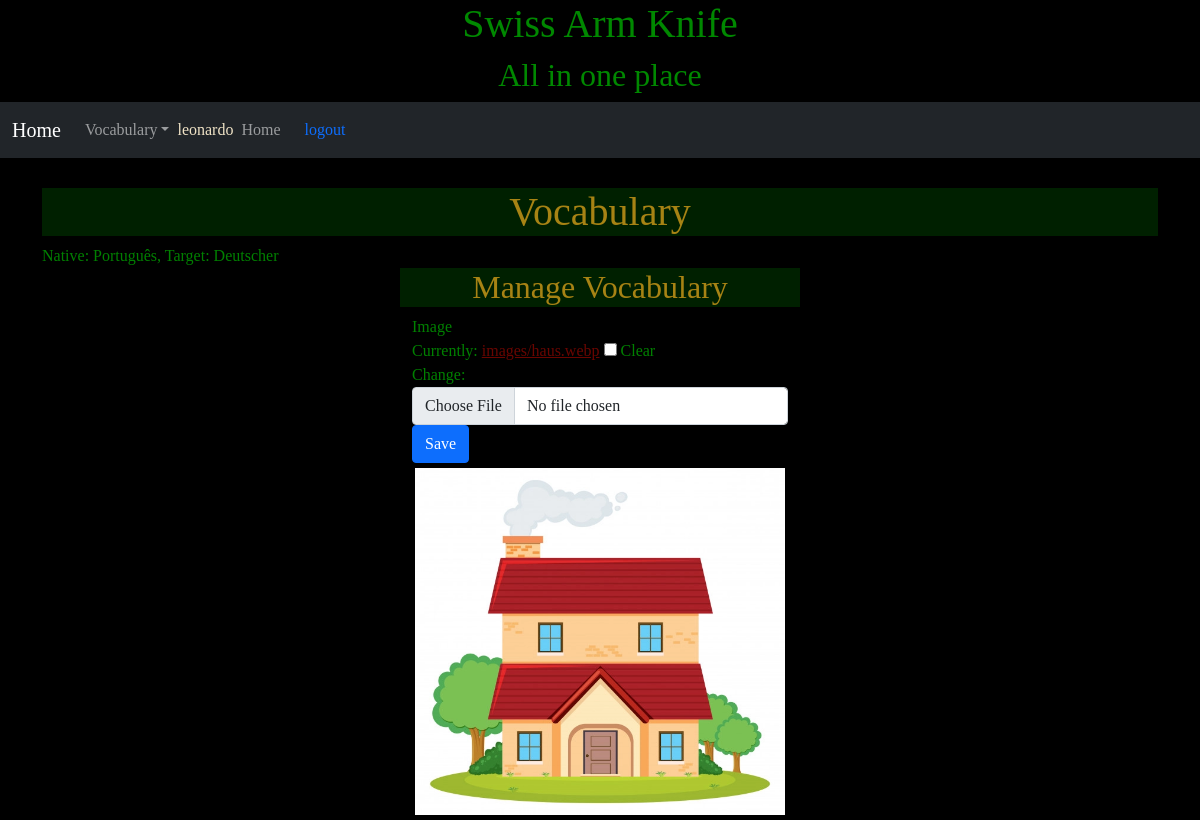
/vocabulary/1updateimage (signed in), run on the app's committed database.
### vocabulary/models.py (models this page shows, shortened)
class Default(models.Model):
    user   = models.ForeignKey(settings.AUTH_USER_MODEL, verbose_name='Usuário', on_delete=models.CASCADE, unique=True)
    target_language = models.ForeignKey(Language, verbose_name='Target Language', related_name = 'target_language_id', on_delete=models.CASCADE, blank=True, null=True)
    native_language = models.ForeignKey(Language, verbose_name='Native Language', related_name = 'native_language_id', on_delete=models.CASCADE, blank=True, null=True)
    created = models.DateTimeField('Created', auto_now_add=True, null=True)
    modified = models.DateTimeField('Modified', auto_now=True, null=True)
    class Meta:
        verbose_name        = 'Default'
        verbose_name_plural = 'Defaults'

class Language (models.Model):
    name = models.CharField('name', max_length=500, unique = True)
    created = models.DateTimeField('Created', auto_now_add=True, null=True)
    modified = models.DateTimeField('Modified', auto_now=True, null=True)
    class Meta:
        verbose_name        = 'Language'
        verbose_name_plural = 'Languages'
    def __str__(self):
        return self.name

class Image (models.Model):
    user   = models.ForeignKey(settings.AUTH_USER_MODEL, verbose_name='Usuário', on_delete=models.CASCADE)
    image  = models.ImageField('Image', upload_to='images/', max_length=500, null=True, blank=True)
    created = models.DateTimeField('Created', auto_now_add=True)
    modified = models.DateTimeField('Modified', auto_now=True)
    class Meta:
        verbose_name        = 'Image'
        verbose_name_plural = 'Images'
    def __str__(self):
        try:
            default = Default.objects.get(user=self.user)
            imageWords = ImageWord.objects.filter(user=self.user, image=self, word__language=default.target_language)
            result = ''
            if (len(imageWords) > 0):
                for word in imageWords:
                    if (not result == ''): result += ', '
                    result += str(word)
                return result
        except Default.DoesNotExist:
            pass
        return super(Image, self).__str__()

### vocabulary/views.py (the view)
# urls.py: path('<int:pk>updateimage', ImageUpdateView.as_view(),name='updateimage'),
class ImageUpdateView(LoginRequiredMixin, UpdateView, VocabularyBase):
    template_name = 'vocabulary/new.html'
    model         = Image
    fields        = ['image']
    success_url   = reverse_lazy('vocabulary:vocabularylist')
    def get_context_data(self, **kwargs):
        return self.setDefaultContext(self.request, super(self.__class__, self).get_context_data(**kwargs))

### vocabulary/models.py (called while the page is built)
    def __str__(self):
        return self.word

    def __str__(self):
        return str(self.word)

### vocabulary/views.py (called while the page is built)
    def loadBase(self, request):
        if (not hasattr(self, 'default') or not hasattr(self, 'nativeWords') or not hasattr(self, 'targetWords')):
            self.default = Default.objects.get(user = self.request.user)
            self.nativeWords = Word.objects.filter(user = self.request.user, language = self.default.native_language)
            self.targetWords = Word.objects.filter(user = self.request.user, language = self.default.target_language)

    def setDefaultContext(self, request, context):
        self.loadBase(request);
        context['default']     = self.default
        context['nativeWords'] = self.nativeWords
        context['targetWords'] = self.targetWords
        return context;

### vocabulary/templates/vocabulary/new.html (shortened to what this page needs)
{% extends 'vocabulary/base.html' %}
{% load widget_tweaks %}
{% block vocabulary %}
<div class="defaultwidth">
  <header>
      <h2>Manage Vocabulary</h2>
  </header>
  <main class="container">
      <form class="form-horizontal" method="post" enctype="multipart/form-data">
          <fieldset>
            {% for field in form %}
              <div class="form-group{% if field.errors %} has-error {% endif %}">
                <label for="{{ field.auto_id }}" class="control-label">{{ field.label }}</label>
                <div class="">
                  {% render_field field class="form-control" %}
                </div>
              </div>
            {% endfor %}
              <div class="form-group">
                <div class="">
                  <button type="submit" class="btn btn-primary">Save</button>
                </div>
              </div>
          </fieldset>
      </form>
  </main>
  <aside class="defaultwidth">
    {% if image %}
      <img class="img" src="{{image.image.url}}" alt="{{image}}">
    {% endif %}
  </aside>
</div>
{% endblock %}

### vocabulary/templates/vocabulary/base.html (shortened to what this page needs)
{% extends 'base.html' %}
{% load static %}
{% load widget_tweaks %}
{% block content %}
<link rel="stylesheet" href="{% static 'style/vocabulary_style.css' %}" />
  <header>
    <h1>Vocabulary</h1>
  </header>
  <section>
    {% block session %}
     Native: {{default.native_language}}, Target: {{default.target_language}}
    {% endblock %}
  </section>
  <main>
    {% block vocabulary %}
    {% endblock %}
  </main>
{% endblock %}

### base/templates/base.html (shortened to what this page needs)
{% load static %}
<!DOCTYPE html>
<html lang="pt-br">
<head>
     <link href="https://cdn.jsdelivr.net/npm/bootstrap@5.0.1/dist/css/bootstrap.min.css" rel="stylesheet">
 <link rel="stylesheet" href="{% static 'style/style.css' %}" />
</head>
<body>
<div class="jumbotron text-center" style="margin-bottom:0">
 <h1>Swiss Arm Knife</h1>
 <h2>All in one place</h2>
</div>
<nav class="navbar navbar-expand-lg navbar-dark bg-dark">
  <div class="container-fluid">
    <a class="navbar-brand" href="{% url 'index' %}">Home</a>
    <div class="collapse navbar-collapse" id="navbarNavDarkDropdown">
      <ul class="navbar-nav">
        <li class="nav-item dropdown">
          <a class="nav-link dropdown-toggle dropdown-toggle-split" href="{% url 'vocabulary:index' %}" id="navbarDarkDropdownMenuLink" role="button" data-bs-toggle="dropdown" aria-expanded="false">
            Vocabulary
          </a>
        </li>
      </ul>
      <div class="nav-item">
         {% if user.is_authenticated %}
           <span class="nav-brand glyphicon glyphicon-log-in">{{user}}</span>
       </div>
       <div class="">
         <ul class="navbar-nav">
           <li class="nav-item">
             <a class="nav-link" href="{% url 'index' %}">Home</a>
           </li>
         </ul>
       </div>
       <div class="nav-item">
           <a id="logout" class="nav-link" href="{% url 'access:logout' %}">logout</a>
         {% else %}
           <a id="login" class="nav-link" href="{% url 'access:login' %}">login</a>
       </div>
       <div class="nav-item">
           <a id="novousuario" class="nav-link" href="">New user</a>
         {% endif %}
       </div>
    </div>
  </div>
</nav>
<div class="container margin-top" style="margin-top:30px">
{% block content %}
{% endblock %}
</div>
</body>
</html>

### base/static/style/style.css (style rules this page uses)
body { background-color: black; color: green; font-family: comic; }
body a { color: #690500; }
.jumbotron { background-image: url('../images/background.jpg'); background-repeat: no-repeat; background-size: contain; background-position: right; background-color: black; color: #008800; text-shadow: 2px 2px 1px #000000, -2px -2px 1px #000000; }
nav { background-color: #002000; color: #f0e3c6; }
nav a { color: #56a3a6; }
header { background-color: #002000; color: #a78314; }
header h1, h2, h3 { text-align: center; }

### base/static/style/vocabulary_style.css (style rules this page uses)
.defaultwidth { width:100%; max-width: 400px; margin-left: auto; margin-right: auto; }
.img { display: block; padding: 5px; width: 95%; margin-left: auto; margin-right: auto; }

### data on the page
Default: native_language "Português", target_language "Deutscher"
Image: image (picture)

### other printed values
{{ user }} "leonardo"
{{ field.label }} "Image"
